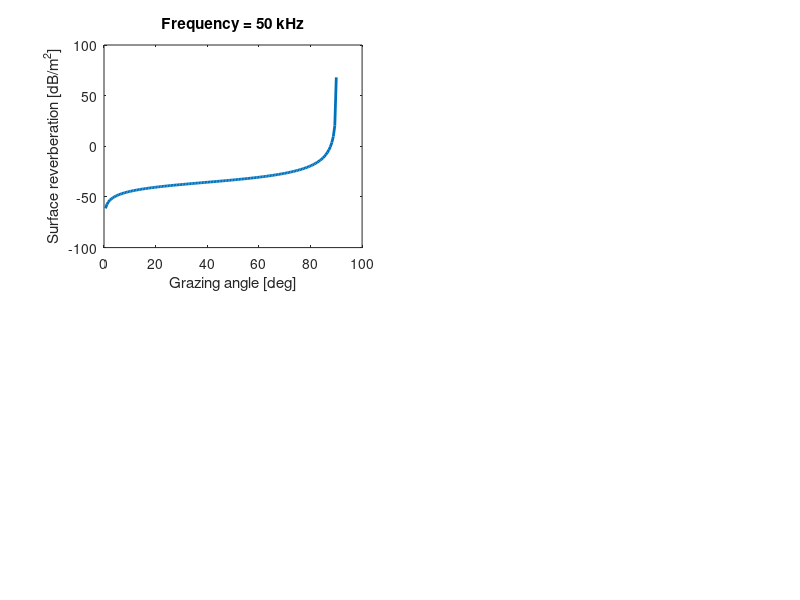

Reproduce this figure in MATLAB. (Note: this script raises an error after producing the figure.)
frequency = 50;
grazingAngle = 0:0.01:pi/2;
n = length(grazingAngle);
theta = linspace(0,90,n);
for i = 0:1:3
  f = 50*(2^i);
  subplot(2,2,i+1);
for j=0:3
vW = 5*(2^j);
beta = 4*((vW+2)/(vW+1)) + (2.5*((f+0.1)^(-1/3))-4) ...
    .* cos(grazingAngle) .^ (1/8);
sS = 10*log10(((tan(grazingAngle)).^beta) ...
    .*((1+vW)^2)*((f+0.1)^(vW/150))*(10^(-5.05)));
plot(theta,sS,'LineWidth',2)
title(['Frequency = ',num2str(f),' kHz'])
xlabel('Grazing angle [deg]'),
ylabel('Surface reverberation [dB/m^2]') 
ax = gca;
ax.FontSize = 16;
ax.YLim = [-70 10];
hold on
end
end
hL = legend('WS = 5kn','WS = 10kn','WS = 20kn','WS = 40kn');
newPosition = [0.85 0.85 0.2 0.1];
newUnits = 'normalized';
set(hL,'Position', newPosition,'Units', newUnits);
hL.FontSize = 15;
